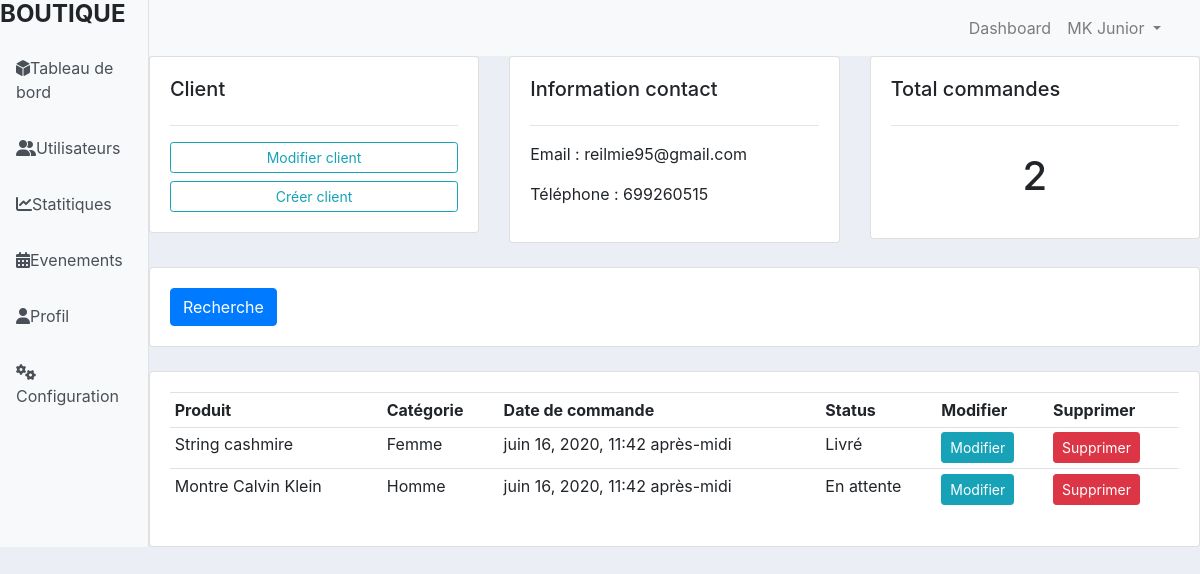
The app's page /dashboard/client/2/ with its own data.
### dashboard/models.py (models this page shows, shortened)
class Client(models.Model):
    nom = models.CharField(max_length=200, null=True)
    phone = models.CharField(max_length=200, null=True)
    email = models.CharField(max_length=200, null=True)
    date_created = models.DateTimeField(auto_now_add=True, null=True)

class Commande(models.Model):
    STATUS = (
        ('En attente', 'En attente'),
        ('En cours de livraison', 'En cours de livraison'),
        ('Livré', 'Livré'),
    )
    client = models.ForeignKey(Client, null=True, on_delete=models.SET_NULL)
    produit = models.ForeignKey(Produit, null=True, on_delete=models.SET_NULL)
    date_created = models.DateTimeField(auto_now_add=True, null=True)
    status = models.CharField(max_length=200, null=True, choices=STATUS)

class Produit(models.Model):
    CATEGORIE = (
        ('Homme', 'Homme'),
        ('Femme', 'Femme'),
        ('Enfant', 'Enfant'),
    )
    nom = models.CharField(max_length=200, null=True)
    prix = models.FloatField(null=True)
    categorie = models.CharField(max_length=200, null=True, choices=CATEGORIE)
    description = models.CharField(max_length=200, null=True)
    date_created = models.DateTimeField(auto_now_add=True, null=True)
    etiquettes = models.ManyToManyField(Etiquette)
    def __str__(self):
        return self.nom

### dashboard/views.py (the view)
# urls.py: path('client/<str:pk>/', views.client, name="client"),
def client(request, pk):
	client = Client.objects.get(id=pk)
	commande = client.commande_set.all()
	total_cmd = commande.count()
	context = {'client':client, 'commande':commande, 'total_cmd':total_cmd}
	return render(request, 'pages/client.html', context)

### dashboard/templates/pages/client.html (shortened to what this page needs)
{% extends "basedash.html" %}
{% load static %}
{% block link_css %}
<link rel="stylesheet" href="{% static 'css/client.css' %}">
{% endblock %}
{% block content %}
<div class="row">
    <div class="col-md">
        <div class="card card-body">
            <h5>Client</h5>
            <hr>
            <a href="#" class="btn btn-outline-info btn-sm btn-block">
                Modifier client
            </a>
            <a href="#" class="btn btn-outline-info btn-sm btn-block">
                Créer client
            </a>
        </div>
    </div>
    <div class="col-md">
        <div class="card card-body">
            <h5>Information contact</h5>
            <hr>
            <p>Email : {{client.email}}</p>
            <p>Téléphone : {{client.phone}}</p>
        </div>
    </div>
    <div class="col-md">
        <div class="card card-body">
            <h5>Total commandes</h5>
            <hr>
            <h1 style="text-align: center; padding: 10px;">{{total_cmd}}</h1>
        </div>
    </div>
</div>
<br>
<div class="row">
    <div class="col">
        <div class="card card-body">
            <form method="get">
                <button class="btn btn-primary">Recherche</button>
            </form>
        </div>
    </div>
</div>
<br>
<div class="row">
    <div class="col-md">
        <div class="card card-body">
            <table class="table table-sm">
                <tr>
                    <th>Produit</th>
                    <th>Catégorie</th>
                    <th>Date de commande</th>
                    <th>Status</th>
                    <th>Modifier</th>
                    <th>Supprimer</th>
                </tr>
                {% for cmd in commande %}
                    <tr>
                        <td>{{cmd.produit}}</td>
                        <td>{{cmd.produit.categorie}}</td>
                        <td>{{cmd.date_created}}</td>
                        <td>{{cmd.status}}</td>
                        <td><a class="btn btn-sm btn-info" href="{% url 'dashboard:modifier_cmd' cmd.id %}">Modifier</a></td>
                        <td><a class="btn btn-sm btn-danger" href="{% url 'dashboard:supprimer_cmd' cmd.id %}">Supprimer</a></td>
                    </tr>
                {% endfor %}
            </table>
        </div>
    </div>
</div>
{% endblock %}

### dashboard/static/css/basedash.css (style rules this page uses)
body { background-color: #ebeff5; }

### records on screen
Client: email "reilmie95@gmail.com", phone "699260515"
Commande: produit "String cashmire", produit.categorie "Femme", date_created "juin 16, 2020, 11:42 après-midi", status "Livré"
Commande: produit "Montre Calvin Klein", produit.categorie "Homme", date_created "juin 16, 2020, 11:42 après-midi", status "En attente"

### other values on screen
{{ total_cmd }} "2"
